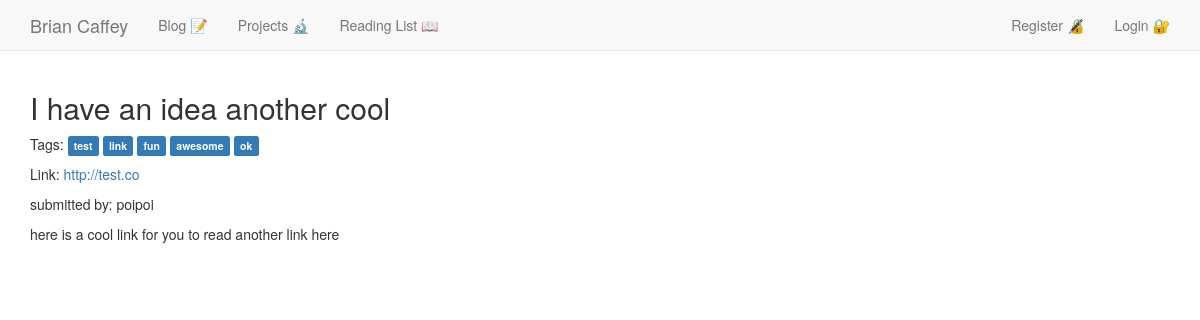
The app's page /readinglist/31/ with its own data.
### readinglist/models.py (models this page shows, shortened)
class ReadingMaterial(models.Model):
    user = models.ForeignKey(User)
    name = models.CharField(max_length=200)
    description = models.CharField(max_length=1000)
    link = models.URLField(max_length=400, unique=True)
    tags = TaggableManager()
    class Meta:
        ordering = ['-pk']

### readinglist/views.py (the view)
# urls.py: url(r'^(?P<pk>[0-9]+)/$', view_item, name='view-item'),
def view_item(request, pk):
    obj = ReadingMaterial.objects.get(pk=pk)
    context = {
        'obj':obj,
    }
    return render(request, 'readinglist/view_item.html', context)

### readinglist/templates/readinglist/view_item.html
{% extends 'base.html' %}
{% load crispy_forms_tags %}
{% block content %}
<h2>{{ obj.name }}</h2>
<p>Tags:
  {%for tag in obj.tags.all %}
  <a href="{% url 'reading-list:tag-view' slug=tag.slug %}"><span class="label label-primary">{{ tag }}</span></a>
  {% endfor %}
</p>
<p>Link: <a href="{{ obj.link }}">{{ obj.link }}</a></p>
<p>submitted by: {{ obj.user }}</p>
<p>{{ obj.description }}</p>
{% endblock %}

### records on screen
ReadingMaterial: name "I have an idea another cool", link "http://test.co", user "poipoi", description "here is a cool link for you to read another link here"
Tag: name "test"
Tag: name "link"
Tag: name "fun"
Tag: name "awesome"
Tag: name "ok"
